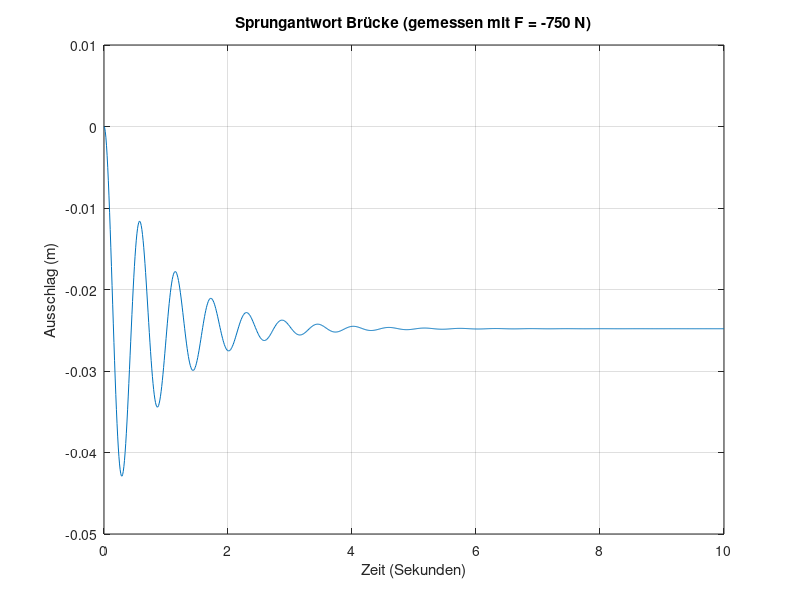
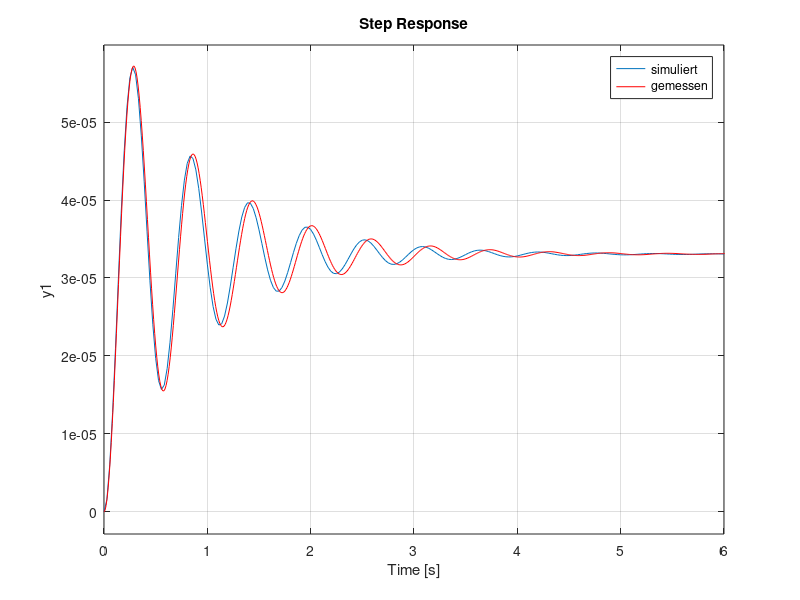
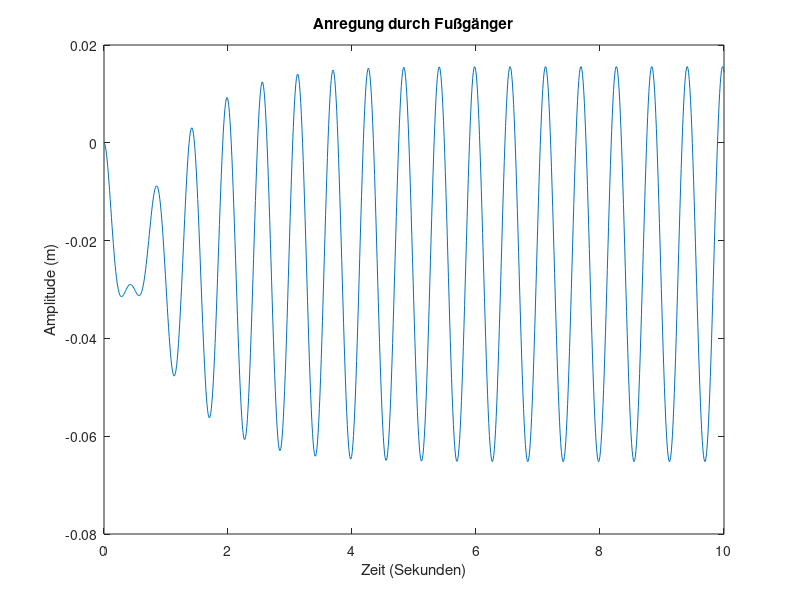

Here is the MATLAB script that generated these plots, in order: (Note: this script raises an error after producing the figures.)
%% MSP1 Labortermin 3 und 4 - 14.12.2014

%% Aufgabe 1 - Systemidentifikation
% y(t) ist Springantowrt auf u(t) = u0 * sigma(t)
% u0 = -750 N
clc; clear all; close all;

load('bruecke_sprung.mat', '-mat');
u0 = -750;

plot(t, y);
grid on;
title('Sprungantwort Brücke (gemessen mit F = -750 N)');
xlabel('Zeit (Sekunden)');
ylabel('Ausschlag (m)');

t1 = 0.29;
t2 = 0.57;
t3 = 0.861;
y1 = -0.0430/u0;
y2 = -0.0116/u0;
Kp = -0.0248/u0;

Delta_1 = Kp-y1;
Delta_2 = y2-Kp;

T_e = 2*(t2-t1);
omega_e = pi/(t2-t1);

Theta = log(Delta_1/Delta_2);
d = sqrt(Theta^2 / (Theta^2+pi^2) );

omega_0 = (Theta*2) / (T_e*d);

mB = 1/(omega_0^2*Kp);
rB = 2*d/(omega_0*Kp);
kB = 1/Kp;

% Lösungen:
% mB = 237.7440
% rB = 545.4607
% kB = 3.0242e+04
% Eigenfrequenz der Brücke: omega_0 = 11,28 Hz

%% Aufgabe 2 - Analyse des Schwingverhaltens
sys_B = tf(1,[mB rB kB]);

%% 2a) Vergleich Theorie - gemessene Werte
figure;
step(sys_B);
hold;
plot(t, y/u0, '-r');
legend('simuliert', 'gemessen');

% Die Parameter des Systems passen mit ausreichender Genauigkeit.

%% 2b) Anregung durch Fußgänger
u0 = -750;
u_A = 250;
f = 1.75;
u = u0 + u_A * sin(2*pi*f*t);

[y_ped t] = lsim(sys_B, u, t);
figure;
plot(t, y_ped);
title('Anregung durch Fußgänger');
xlabel('Zeit (Sekunden)');
ylabel('Amplitude (m)');

% Anregung des Systems mit einem Fußgänger:
% Einschwingzeit:  ca. 4,5 Sekunden
% Amplitude:       0,04 m

%% 2c) Amplitudengang

[H_orig, w_out] = freqresp(sys_B);
H = squeeze(H_orig);
Amp = abs(H);
plot(w_out, Amp);
title('Amplitudengang');
xlabel('Frequenz omega');
ylabel('Amplitude (m)');

y_max = 1.643e-4;
y_stat = Kp;

ResFaktor = y_max / y_stat;

% Die Resonanzüberhöhung beträgt ca. 5,3.

%% 3 - Schwingungstilger

% Parameter der Brücke siehe Aufgabe 1

% 3c) Test des Tilgers
close all;
dT = 0.1;   % in Aufgabe gegeben
mT = 25;    % in Aufgabe gegeben

kT = mT * omega_0^2;
rT = 2*dT*kT/omega_0;

b2 = mT;
b1 = rT;
b0 = kT;
a4 = mT*mB;
a3 = (mT+mB)*rT + mT*rB;
a2 = (mT+mB)*kT + mT*kB + rT*rB;
a1 = kB*rT + kT*rB;
a0 = kT*kB;

sys_ges = tf([b2 b1 b0],[a4 a3 a2 a1 a0]);

% A3c i)
hold on;
[H_orig_ges, w_out_ges] = freqresp(sys_ges);
H_ges = squeeze(H_orig_ges);
Amp_ges = abs(H_ges);
plot(w_out_ges, Amp_ges, '-r');     % System mit Tilger
plot(w_out, Amp);                   % System ohne Tilger
title('Amplitudengang');
xlabel('Frequenz omega');
ylabel('Amplitude (m)');
legend('mit Tilger', 'ohne Tilger');
grid on;
hold off;

% A3c ii)
figure;
pzmap(sys_ges, sys_B);
legend('mit Tilger', 'ohne Tilger');
grid on;

%% A3c iii)

% Sprungantwort Brücke mit/ ohne Tilger
figure;
[y3c_ges,t3c_ges] = step(sys_ges);  % mit Tilger
[y3c_B,t3c_B] = step(sys_B);        % ohne Tilger
plot(t3c_ges, y3c_ges*u0, t3c_B, y3c_B*u0); % skalieren und plotten
legend('mit Tilger', 'ohne Tilger');
title('Sprungantwort Brücke (simuliert mit F = -750 N)');
xlabel('Zeit (Sekunden)');
ylabel('Amplitude (m)');
grid on;

% Bewegung Tilger relativ zur Brücke
figure;
sys_T = tf([rT kT], [mT rT kT]);
[y3c_T,t3c_T] = lsim(sys_T, y3c_ges, t3c_ges);
y3c_Trel = y3c_ges-y3c_T;
plot(t3c_T, y3c_Trel*u0);
xlabel('Zeit (Sekunden)');
ylabel('Abstand zur Brücke rel. zur Ruhelage (m)');
title('Sprungantwort Tilger relativ zu Brücke (simuliert mit F = -750 N)');
grid on;

%% A3d) Tilger optimieren
% Masse mT wird beibehalten, dT und kT sollen so optimiert werden, 
% dass eine minimale Resonanzüberhöhung auftritt.
% Wie groß ist die Eigenfrequenz des Schwingungstilgers? 9.73 Hz

% automatisches Finden der Parameter:
% ----------------------------------

% Werte initialisieren:
Res_last = 100;
w_test = 5:0.1:25;
mT = 25;                % gegebener Wert
dT_s = 0.1;             % Startwert

% kT optimieren:
for kT_s = 2200:0.1:2500  % Bereich zum Finden der optimalen Frequenz

    omega_s = sqrt(kT_s / mT);
    rT_s = 2*dT_s*kT_s/omega_s;

    b2 = mT;
    b1 = rT_s;
    b0 = kT_s;
    a4 = mT*mB;
    a3 = (mT+mB)*rT_s + mT*rB;
    a2 = (mT+mB)*kT_s + mT*kB + rT_s*rB;
    a1 = kB*rT_s + kT_s*rB;
    a0 = kT_s*kB;

    opt_ges = tf([b2 b1 b0],[a4 a3 a2 a1 a0]);

    % Resonanzüberhöhung automatisch bestimmen:
    [H_o, w_o] = freqresp(opt_ges, w_test);
    H_o_x = squeeze(H_o);
    Amp_o = abs(H_o_x);

    y_max_o = max(Amp_o);
    y_step = step(opt_ges);
    y_stat_o = y_step(end);

    Res = y_max_o / y_stat_o;

    % Erneut durchführen während Res sich nach wie vor vermindert
    % den letzten optimalen Wert für Ausgabe sichern
    if Res > Res_last
        break;
    else      
        Res_last = Res;
        kT_opt = kT_s;
        rT_opt = rT_s;
        omega_opt = omega_s;
    end
end


% Werte initialisieren:
Res_last = 100;
w_test = 5:0.1:20;

% dT optimieren
for dT_s = 0.1:0.001:1     % Bereich zum Finden der optimalen Dämpfung
    
    rT_s = 2*dT_s*kT_opt/omega_opt;

    b2 = mT;
    b1 = rT_s;
    b0 = kT_opt;
    a4 = mT*mB;
    a3 = (mT+mB)*rT_s + mT*rB;
    a2 = (mT+mB)*kT_opt + mT*kB + rT_s*rB;
    a1 = kB*rT_s + kT_opt*rB;
    a0 = kT_opt*kB;

    opt_ges = tf([b2 b1 b0],[a4 a3 a2 a1 a0]);

    % Resonanzüberhöhung automatisch bestimmen:
    [H_o, w_o] = freqresp(opt_ges, w_test);
    H_o_x = squeeze(H_o);
    Amp_o = abs(H_o_x);

    y_max_o = max(Amp_o);
    y_step = step(opt_ges);
    y_stat_o = y_step(end);

    Res = y_max_o / y_stat_o;

    % Erneut durchführen während Res sich nach wie vor vermindert
    % den letzten optimalen Wert für Ausgabe sichern
    if Res > (Res_last+0.01)
        break;
    else      
        Res_last = Res;
        rT_opt = rT_s;
        dT_opt = omega_opt*rT_opt/(kT_opt*2);
    end
     
end

% System neuberechnen mit optimierten Werten:
% ---------------------------------------

% für manuelle Selektion:
% dT_s = 0.188;
% rT_opt = 2*dT_s*kT_opt/omega_opt;

b2 = mT;
b1 = rT_opt;
b0 = kT_opt;
a4 = mT*mB;
a3 = (mT+mB)*rT_opt + mT*rB;
a2 = (mT+mB)*kT_opt + mT*kB + rT_opt*rB;
a1 = kB*rT_opt + kT_opt*rB;
a0 = kT_opt*kB;

opt_ges = tf([b2 b1 b0],[a4 a3 a2 a1 a0]);

% Resonanzüberhöhung automatisch bestimmen:
[H_o, w_o] = freqresp(opt_ges);
H_o_x = squeeze(H_o);
Amp_o = abs(H_o_x);

y_max_o = max(Amp_o);
y_step = step(opt_ges);
y_stat_o = y_step(end);

Res = y_max_o / y_stat_o;

% Lösungen:
% omega_opt = 9.7334
% kT_opt = 2.3685e+03
% rT_opt = 87.6010
% dT_opt = 0.1800

%% A3d i)

% Amplitudengang mit und ohne Tilger
figure;
plot(w_o, Amp_o, w_out, Amp);
title('Amplitudengang');
xlabel('Frequenz omega');
ylabel('Amplitude (m)');
legend('optimiert', 'ohne Tilger');
ylim([0 1.8e-4]);
grid on;

% PZ-Map mit und ohne Tilger
figure;
pzmap(sys_ges, sys_B);
legend('mit Tilger', 'ohne Tilger');
grid on;

% Sprungantwort Brücke mit und ohne Tilger
figure;
[y3d_ges,t3d_ges] = step(opt_ges);  % mit Tilger
[y3d_B,t3d_B] = step(sys_B);        % ohne Tilger
plot(t3d_ges, y3d_ges*u0, t3d_B, y3d_B*u0); % skalieren und plotten
legend('mit Tilger', 'ohne Tilger');
xlabel('Zeit (Sekunden)');
ylabel('Amplitude (m)');
title('Sprungantwort Brücke (simuliert mit F = -750 N)');
grid on;

% Bewegung Tilger relativ zur Brücke
figure;
opt_T = tf([rT_opt kT_opt], [mT rT_opt kT_opt]);
[y3d_T,t3d_T] = lsim(opt_T, y3d_ges, t3d_ges);
y3d_Trel = y3d_ges-y3d_T;
plot(t3d_T, y3d_Trel*u0);
xlabel('Zeit (Sekunden)');
ylabel('Abstand zur Brücke rel. zur Ruhelage (m)');
title('Sprungantwort Tilger relativ zu Brücke (simuliert mit F = -750 N)');
grid on;

%Resonanzüberhöhungen:
% mit optimiertem Tilger:    2,6
% mit unoptimiertem Tilger:  3,7
% ohne Tilger:               5,3

%% A3d ii)
% Reaktion der Brücke auf den Fußgänger
% - Bewegung der Brücke (mit/ ohne Tilger)
% - Bewegung des Tilgers relativ zur Brücke
% - Wie viel Platz braucht der Tilger?

% Anregung durch Fußgänger:
u0 = -750;
u_A = 250;
f = 1.75;
u = u0 + u_A * sin(2*pi*f*t);

% Amplitude
figure;
[y_ped t] = lsim(sys_B, u, t);
[y_ped_opt t] = lsim(opt_ges, u, t);
plot(t, y_ped, t, y_ped_opt);
title('Anregung durch Fußgänger');
xlabel('Time (seconds)');
ylabel('Amplitude (m)');
legend('ohne Tilger', 'mit optimiertem Tilger');

% Tilger relativ zu Brücke
figure;
opt_T = tf([rT_opt kT_opt], [mT rT_opt kT_opt]);  % optimierter Tilger
[y_ped_opt t] = lsim(opt_ges, u, t);              % Brücke+Tilger
[y3d_T t3d_T] = lsim(opt_T, y_ped_opt, t);  % Tilger: u := Brücke

y3d_Trel = y_ped_opt-y3d_T;
plot(t3d_T, y3d_Trel);
xlabel('Zeit (Sekunden)');
ylabel('Abstand zur Brücke rel. zur Ruhelage (m)');
title('Bewegung Tilger relativ zu Brücke (simuliert mit Fußgänger)');
grid on;


% Platz für Tilger
t_min = min(y3d_Trel);
t_max = max(y3d_Trel);

% Der Tilger benötigt einen Mindestabstand von ca. 5,5 cm zur Brücke.

